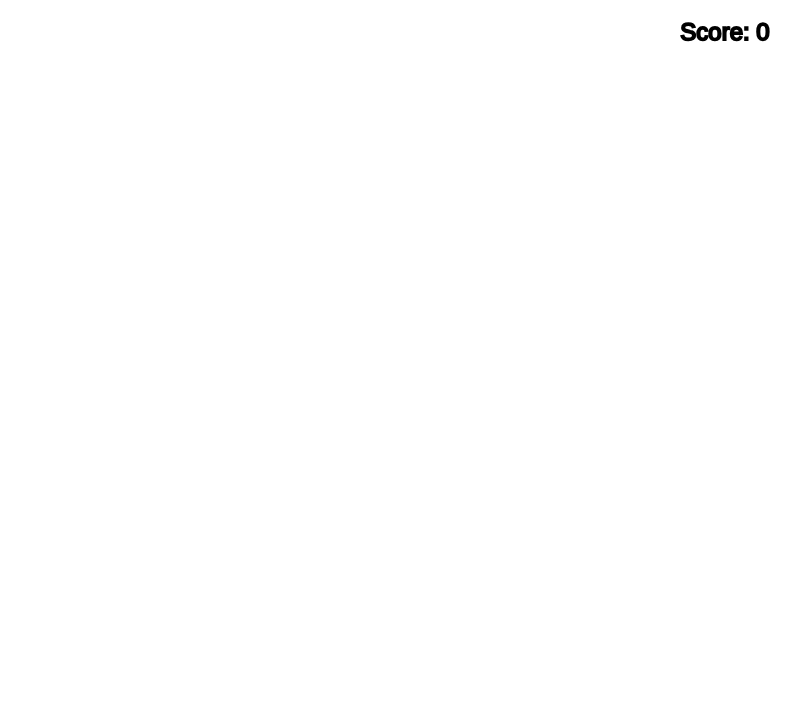
Frame 1 (no input)
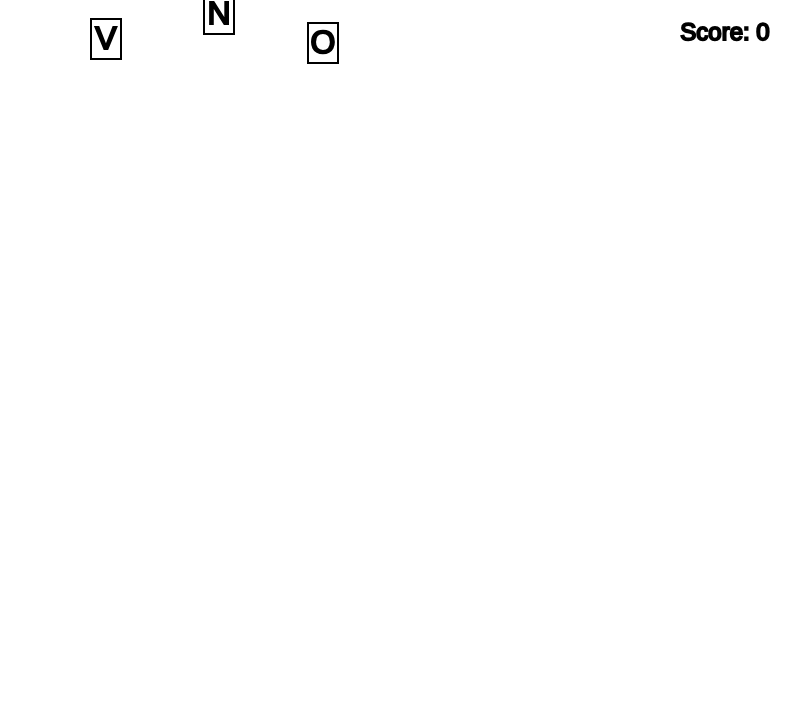
Frame 60 (no input)
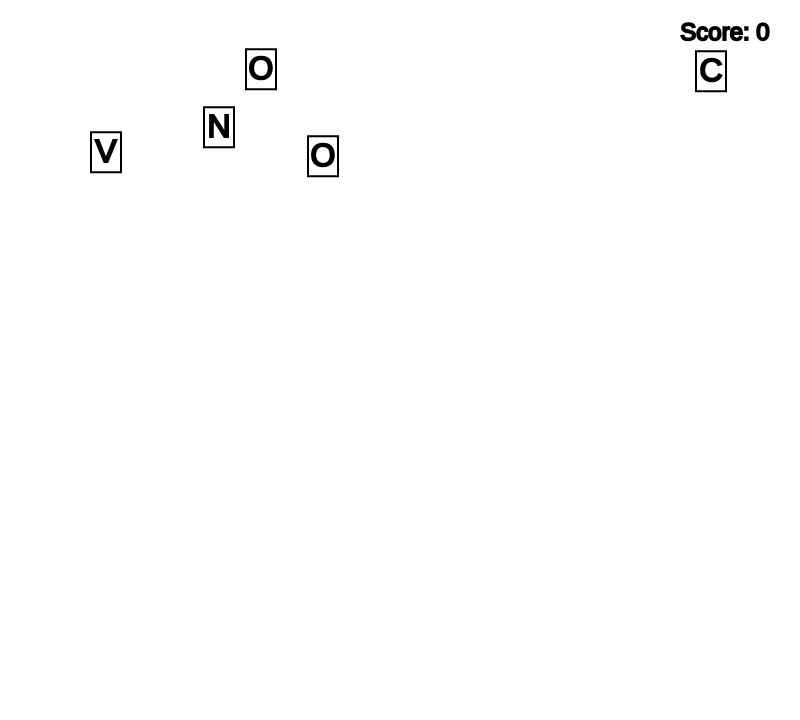
Frame 120 (the mouse pressed at the canvas centre since frame 60)

The p5.js sketch that drew these frames (run headless with seeded random() and noise() and a simulated clock; from frame 60 on, the mouse is pressed at the canvas centre):

// p5.js sketch
// ── sketch.js
const width = 800; 
const height = 720;
let bombs = []; 
let code = ["A","B","C","D","E","F","G","H","I","J","K","L","M","N","O","P","Q","R","S","T","U","V","W","X","Y","Z"]
let alive
let score
let replayButton


let addBomb = false 

function setup(){
    //Create canvas and position it
    var vas = createCanvas(width,height);
    var x = (windowWidth - width) / 2;
    var y = (windowHeight - height) / 2;
    vas.position(x, y);
    score = 0
    alive = true;
    //Populate bombs array
    for(let i = 0; i < 5; i++){
        bombs.push(new Bomb(null))
    }
}
function draw(){
    background(255);
    console.log(bombs.length)
    
    //testing adding more bombs 
    if(score % 25 == 0 && addBomb){
        bombs.push(new Bomb(null))
        addBomb = false 
    }else if(score % 25 == 1 &&  !addBomb){
        addBomb = true
    }
    //Game Running
    //Show bombs even after death
    for(let i = bombs.length - 1; i >= 0 ; i--){
        bombs[i].show()
    }

    //Game When alive
    if(alive){
        textSize(24)
        text("Score: " + score, width - 75 , 40)
        for(let i = bombs.length - 1; i >= 0 ; i--){
            bombs[i].updatePos()
            if(bombs[i].checkHeight()){
                alive = false
                break;
            }
        }
    }
    // Create Game Over screen
    if(!alive){
        replayButton = new Button(width / 2 -80, height / 2 + 110, 160 , 50)
        fill(0)
        rect(width * 0.25, height * 0.25, width * 0.5, height * 0.5)
        fill(255)
        textAlign(CENTER);
        textSize(64);
        text("Game Over",width/2 ,height/2);
        textAlign(CENTER);
        textSize(32)
        text("Score: " + score, width /2, height/2 + 80)
        replayButton.show()

    }
}

function keyPressed(){
    //Test for key to disarm bomb by matching object disarm password
    if(alive){
        disarm(key);
    }
}

function mousePressed(){
    //Click replay button 
    let x = mouseX
    let y = mouseY
    if(!alive){
        if(x > replayButton.x && x < replayButton.x + replayButton.w){
            if(y > replayButton.y && y < replayButton.y + replayButton.h){
                replay()
            }        
        }
    }
}

function disarm(input){
    let maxy = null
    let index = null
    //Test for bombs for disarm code 
    for(let i = bombs.length - 1; i >= 0 ; i--){
        if(input === bombs[i].disarm){
            if(bombs[i].y > maxy){
                maxy = bombs[i].y
                index = i
            }
        }
        if(i == 0 && maxy != null && index !=null){
            bombs.splice(index,1);
            bombs.push(new Bomb(null))
            score++
        }
    }
}

function randomNum(max){
    // Create a random number between 1 and max 
    let num = Math.floor(Math.random() * max + 1);
    return num
}

function replay(){
    
    //Reset game for restart
    alive = true;
    score = 0;
    //Repopulate bombs array
    bombs = []
    for(let i = 0; i < 5; i++){
        bombs.push(new Bomb(null))
    }
}
// ── bomb.js
class Bomb{

    constructor(spc){
        if(spc === null){
            this.w = 30 
            this.h = 40
            //this.coord = getPos()
            this.x = randomNum(width - this.w)
            this.y = -(randomNum(100)) - this.h 
            this.disarm = code[randomNum(26 - 1)]
            this.gravity = 0.01
            this.velocity = 1
        }else if(spc === "bombClear"){
            this.r = 30
            this.x = randomNum(width - this.w)
            this.y = -(randomNum(100)) - this.h 
            this.disarm = code[randomNum(26 - 1)]
            this.gravity = 0.02
            this.velocity = 2
            this.color = (0,0,255)
        }else if(spc === "extraLife"){
            this.r = 30
            this.x = randomNum(width - this.w)
            this.y = -(randomNum(100)) - this.h 
            this.disarm = code[randomNum(26 - 1)]
            this.gravity = 0.02
            this.velocity = 2
            this.color = (0,0,255)
        }
    }

    show(){
        stroke(0)
        strokeWeight(2)
        noFill()
        rect(this.x,this.y, this.w, this.h)
        textAlign(CENTER)
        textSize(32)
        fill(0)
        text(this.disarm, this.x + this.w / 2, this.y + this.h - 10)
    }

    updatePos(){
        this.y += this.velocity
        this.velocity += this.gravity
        
    }

    checkHeight(){
        if(this.y + this.h > height){
            return true 
        }else{
            return false;
        }
    }


    /// added null to constructor for different types maybe make new class 
    // new function to check for clearing special
    // or change back to original with no special bombs
    clearSpecial(){
        return (this.y - this.r > height)
    }




    


}
// ── button.js
class Button{

    constructor(x, y, w, h, text){
        
        this.x = x;
        this.y = y; 
        this.w = w;
        this.h = h;
        this.text = text;
    }

    show(){
        stroke(0,255,0)
        noFill()
        rect(this.x,this.y,this.w, this.h)
        fill(255)
        textAlign(CENTER)
        textSize(24)
        text("Play Again", this.x + this.w /2, this.y + this.h * 0.6)
    }
    clearButton(){

    }
}
// ── wordBomb.css
#Vas {
    padding-left: 0;
    padding-right: 0;
    margin-left: auto;
    margin-right: auto;
    display: block;
    width: 800px;
}
html{
    background: black;
}
